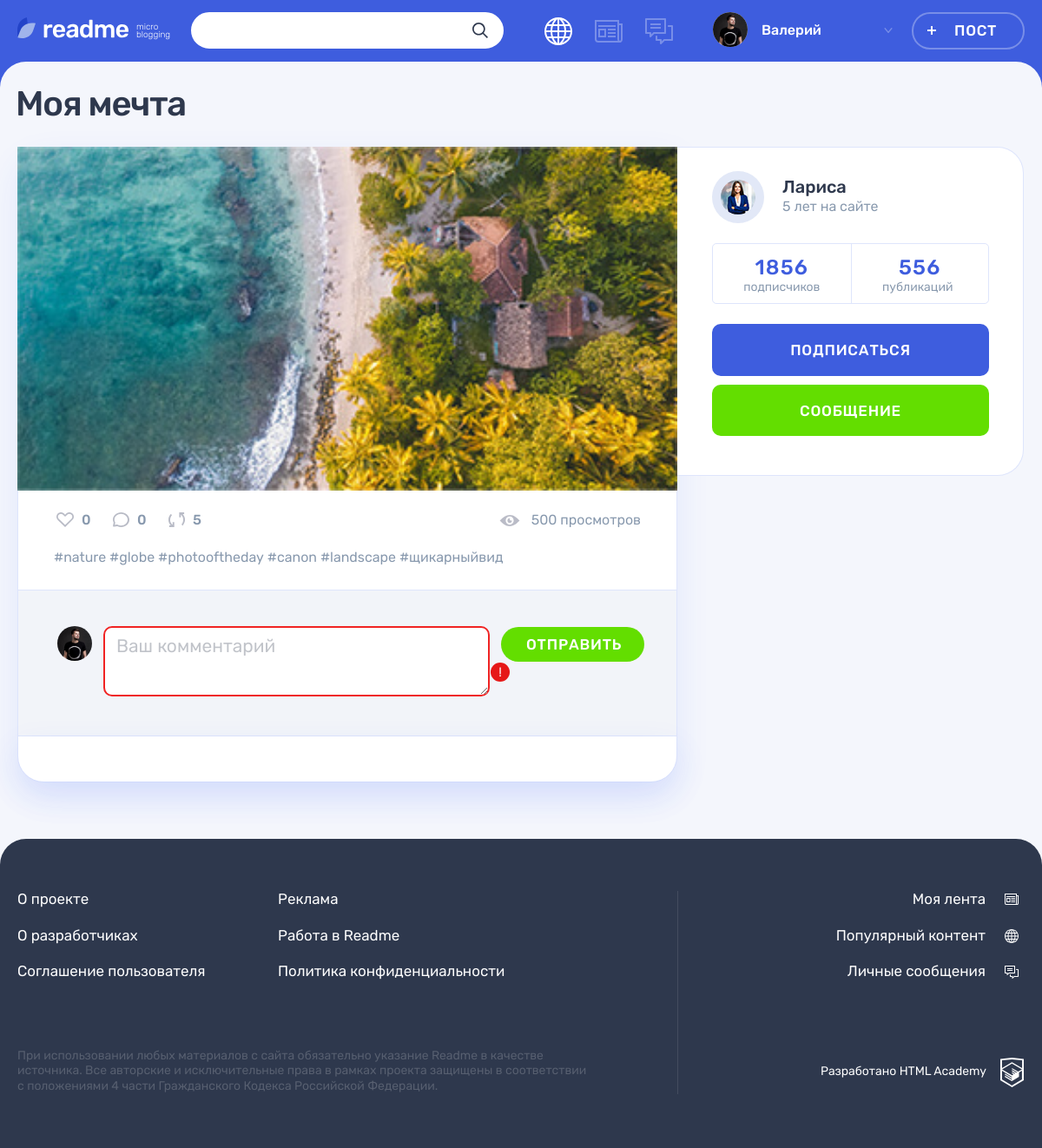
Screenshot of /post.php?post_id=4 with the database file from the repository.
### tables this page shows
CREATE TABLE posts (
  id INT AUTO_INCREMENT PRIMARY KEY,
  dt_add TIMESTAMP DEFAULT CURRENT_TIMESTAMP,
  user_id INT,
  content_type_id INT,
  title VARCHAR(255),
  content TEXT,
  quote_author VARCHAR(255),
  img_path VARCHAR(255),
  video_path VARCHAR(255),
  link_path VARCHAR(255),
  show_count INT
);

CREATE TABLE users (
  id INT AUTO_INCREMENT PRIMARY KEY,
  dt_add TIMESTAMP DEFAULT CURRENT_TIMESTAMP,
  email VARCHAR(128) NOT NULL UNIQUE,
  username VARCHAR(128) NOT NULL,
  password VARCHAR(64) NOT NULL,
  user_picture VARCHAR(255)
);

### helpers.php (called while the page is built, shortened)
<?php
function include_template($name, array $data = [])
{
    $name = 'templates/' . $name;
    extract($data);
    require $name;
    return ob_get_clean();
}
function hsc($str)
{
    return htmlspecialchars($str, ENT_QUOTES);
}
function prepared_query(mysqli $db, string $sql, array $params, string $types = ""): mysqli_stmt
{
    $types = $types ?: str_repeat("s", count($params));
    $stmt = $db->prepare($sql);
    $stmt->bind_param($types, ...$params);
    $stmt->execute();
    return $stmt;
}
function select_query(mysqli $db, string $sql, array $params = [], string $types = ""): mysqli_result
{
    return prepared_query($db, $sql, $params, $types)->get_result();
}

### templates/post-details.php (the view, shortened to what this page needs)
<main class="page__main page__main--publication">
  <div class="container">
    <h1 class="page__title page__title--publication"><?= hsc($post['title']) ?></h1>
    <section class="post-details">
      <div class="post-details__wrapper post-<?= hsc($post['type_class']) ?>">
        <div class="post-details__main-block post post--details">
          <?= $post_content ?>
          <div class="post__indicators">
            <div class="post__buttons">
              <a class="post__indicator post__indicator--likes button" href="#" title="Лайк">
                <svg class="post__indicator-icon" width="20" height="17">
                  <use xlink:href="#icon-heart"></use>
                </svg>
                <span><?= hsc($post['like_count'] ?? 0) ?></span>
              </a>
              <a class="post__indicator post__indicator--comments button" href="#" title="Комментарии">
                <svg class="post__indicator-icon" width="19" height="17">
                  <use xlink:href="#icon-comment"></use>
                </svg>
                <span><?= hsc($post['comment_count'] ?? 0) ?></span>
              </a>
              <a class="post__indicator post__indicator--repost button" href="#" title="Репост">
                <svg class="post__indicator-icon" width="19" height="17">
                  <use xlink:href="#icon-repost"></use>
                </svg>
                <span>5</span>
              </a>
            </div>
            <span class="post__view">500 просмотров</span>
          </div>
          <ul class="post__tags">
            <li><a href="#">#nature</a></li>
            <li><a href="#">#globe</a></li>
            <li><a href="#">#photooftheday</a></li>
            <li><a href="#">#canon</a></li>
            <li><a href="#">#landscape</a></li>
            <li><a href="#">#щикарныйвид</a></li>
          </ul>
          <?= $post_comments_content ?>
        </div>
        <div class="post-details__user user">
          <div class="post-details__user-info user__info">
            <div class="post-details__avatar user__avatar">
              <a class="post-details__avatar-link user__avatar-link" href="#">
                <img class="post-details__picture user__picture" src="img/<?= hsc($post['user_picture']) ?>" alt="Аватар пользователя">
              </a>
            </div>
            <div class="post-details__name-wrapper user__name-wrapper">
              <a class="post-details__name user__name" href="#">
                <span><?= hsc($post['username']) ?></span>
              </a>
              <time class="post-details__time user__time" datetime="2014-03-20">5 лет на сайте</time>
            </div>
          </div>
          <div class="post-details__rating user__rating">
            <p class="post-details__rating-item user__rating-item user__rating-item--subscribers">
              <span class="post-details__rating-amount user__rating-amount">1856</span>
              <span class="post-details__rating-text user__rating-text">подписчиков</span>
            </p>
            <p class="post-details__rating-item user__rating-item user__rating-item--publications">
              <span class="post-details__rating-amount user__rating-amount">556</span>
              <span class="post-details__rating-text user__rating-text">публикаций</span>
            </p>
          </div>
          <div class="post-details__user-buttons user__buttons">
            <button class="user__button user__button--subscription button button--main" type="button">Подписаться</button>
            <a class="user__button user__button--writing button button--green" href="#">Сообщение</a>
          </div>
        </div>
      </div>
    </section>
  </div>
</main>

### templates/post/post-photo.php
<div class="post-details__image-wrapper post-photo__image-wrapper">
  <img src="img/<?= hsc($post['content']) ?>" alt="Фото от пользователя <?= hsc($post['username']) ?>" width="760" height="507">
</div>

### rows the page displays
posts: title "Моя мечта", content (picture), user.user_picture (picture), user.username "Лариса"

### other values shown
hsc($user_name) "Валерий"
hsc($post['like_count'] ?? 0) "0"
hsc($post['comment_count'] ?? 0) "0"
